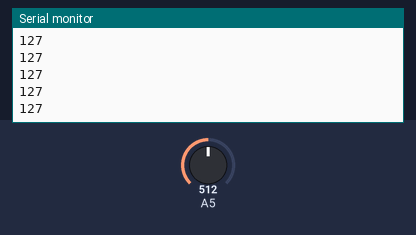
The sketch below on a simulated Arduino Uno, built with avr-gcc and run on an emulated ATmega328P. Shown: the last lines printed to the serial monitor. Inputs (shaded band) come from the test bench; at power-on: A5 = 512.

Above: at 1.2 s.
1.3 s: A5 set to 716
At 1.37 s:
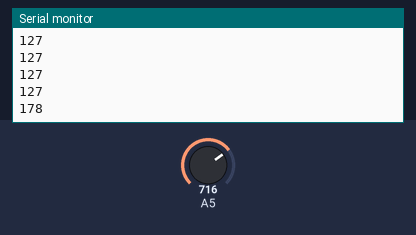
2.8 s: A5 set to 900
At 2.83 s:
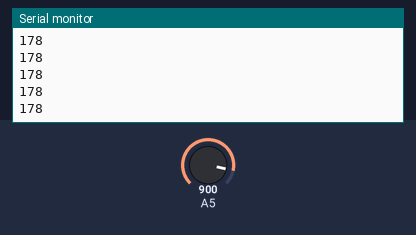
Timing chart, 0 to 5.8 s (numbered marks = the images above; inputs shaded):
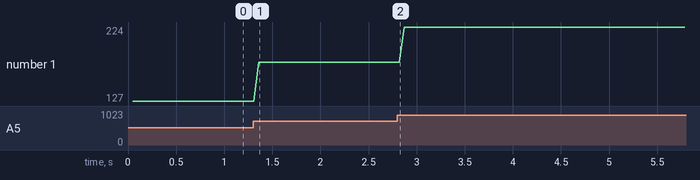

Measured:
- after the input at 1.3 s, the serial monitor: prints a new line after 0.06 s (image 1)
- plotted number 1: 127 → 178 after the input at 1.3 s, 178 → 224 after the input at 2.8 s

The sketch:

Wire_Analog_Input.ino
```cpp
#include <Wire.h>


int brightness = 0;    // how bright the LED is
int fadeAmount = 5;    // how many points to fade the LED by

void setup() {
  Serial.begin(9600);
}


void loop() {
  int brightness = analogRead(A5);
  brightness = map(brightness, 0, 1023, 0, 255);

  delay(50);
    Serial.println(brightness);

}
```
